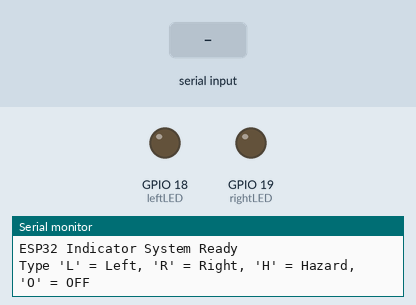
Bench run of a sketch on a simulated ESP32. Parts: output pins drawn as LEDs (lit = HIGH), the last lines printed to the serial monitor. Dashed ring = blinking. Inputs (shaded band) come from the test bench.

Above: at 1.2 s.
1.3 s: "L" received over Serial
At 1.65 s:
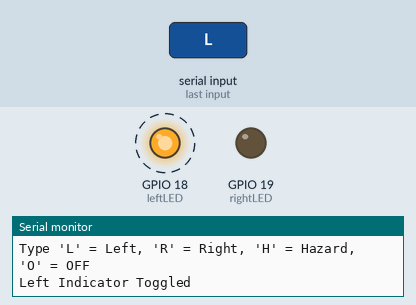
4.3 s: "R" received over Serial
At 4.66 s:
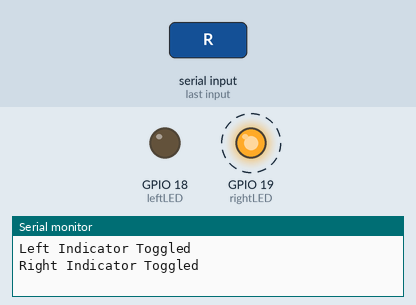
7.3 s: "H" received over Serial
At 7.67 s:
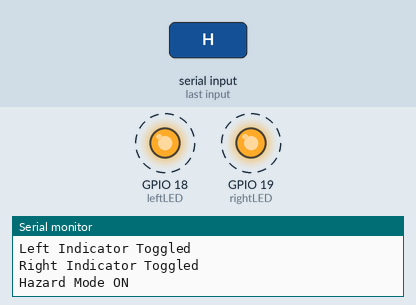
10.3 s: "l" received over Serial
At 10.3 s:
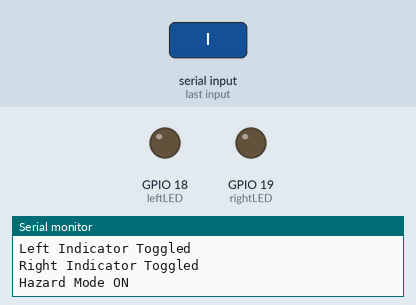
11.8 s: "r" received over Serial
At 12.53 s:
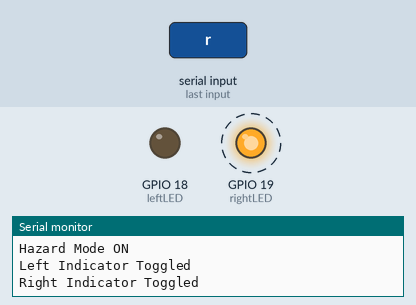
Timing chart, 0 to 15.8 s (numbered marks = the images above; inputs shaded):
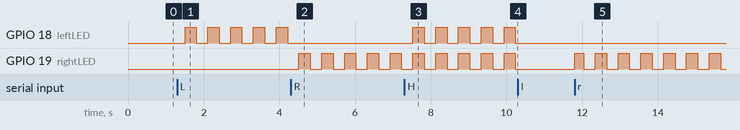

Measured:
- after the input at 1.3 s, GPIO 18 (leftLED): alternates HIGH for 0.30 s and LOW for 0.30 s, starting after 0.21 s
- after the input at 4.3 s, GPIO 18 (leftLED): stops changing and stays LOW; GPIO 19 (rightLED): alternates HIGH for 0.30 s and LOW for 0.30 s, starting after 0.22 s
- after the input at 7.3 s, GPIO 18 (leftLED): alternates HIGH for 0.30 s and LOW for 0.30 s, starting after 0.23 s
- after the input at 10.3 s, GPIO 18 (leftLED), GPIO 19 (rightLED): stops changing and stays LOW
- after the input at 11.8 s, GPIO 19 (rightLED): alternates HIGH for 0.30 s and LOW for 0.30 s, starting at once

The sketch:

indicator.ino
```cpp
// Pin configuration
const int leftLED = 18;   // You can choose any GPIO pin
const int rightLED = 19;  // You can change pins as needed

bool leftOn = false;
bool rightOn = false;
bool ledState = false;

unsigned long lastBlinkTime = 0;

void setup() {
  pinMode(leftLED, OUTPUT);
  pinMode(rightLED, OUTPUT);

  Serial.begin(115200);
  Serial.println("ESP32 Indicator System Ready");
  Serial.println("Type 'L' = Left, 'R' = Right, 'H' = Hazard, 'O' = OFF");
}

void loop() {
  // Read serial input
  if (Serial.available()) {
    char input = Serial.read();

    if (input == 'L' || input == 'l') {
      leftOn = !leftOn;
      rightOn = false;
      Serial.println("Left Indicator Toggled");
    }
    else if (input == 'R' || input == 'r') {
      rightOn = !rightOn;
      leftOn = false;
      Serial.println("Right Indicator Toggled");
    }
    else if (input == 'H' || input == 'h') {
      leftOn = true;
      rightOn = true;
      Serial.println("Hazard Mode ON");
    }
    else if (input == 'O' || input == 'o') {
      leftOn = false;
      rightOn = false;
      Serial.println("All Indicators OFF");
    }
  }

  // LED blinking logic every 300 ms
  unsigned long currentTime = millis();
  if (currentTime - lastBlinkTime > 300) {
    ledState = !ledState;
    lastBlinkTime = currentTime;
  }

  digitalWrite(leftLED, leftOn && ledState);
  digitalWrite(rightLED, rightOn && ledState);
}
```
